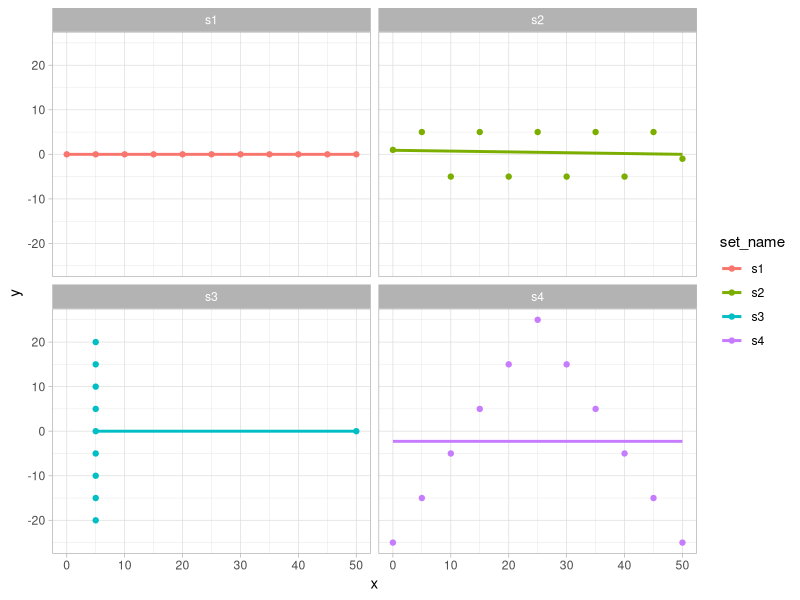

Source code (R):
## ---- chunk 1
library(readxl)

project1_sheet <- read_excel("project1_sheet.xlsx")
(project1_sheet)
## ---- chunk 2
library(tidyverse)
p1lm <- lm(y ~ x, data = (project1_sheet %>% filter(set_name == "s1")))
p1lm
           
p2lm <- lm(y ~ x, data = (project1_sheet %>% filter(set_name == "s2")))
p2lm

p3lm <- lm(y ~ x, data = (project1_sheet %>% filter(set_name == "s3")))
p3lm

p4lm <- lm(y ~ x, data = (project1_sheet %>% filter(set_name == "s4")))
p4lm
## ---- chunk 3
summary(project1_sheet %>% filter(set_name == "s1"))
summary(project1_sheet %>% filter(set_name == "s2"))
summary(project1_sheet %>% filter(set_name == "s3"))
summary(project1_sheet %>% filter(set_name == "s4"))
## ---- chunk 4
library(ggplot2)
project1_sheet %>% 
  ggplot(aes(x=x, y=y, colour=set_name))+
  geom_point()+
  geom_smooth(method = lm, se = FALSE)+
  theme(legend.position = "none")+
  facet_wrap(~set_name, ncol=2) +
  theme_light() 
